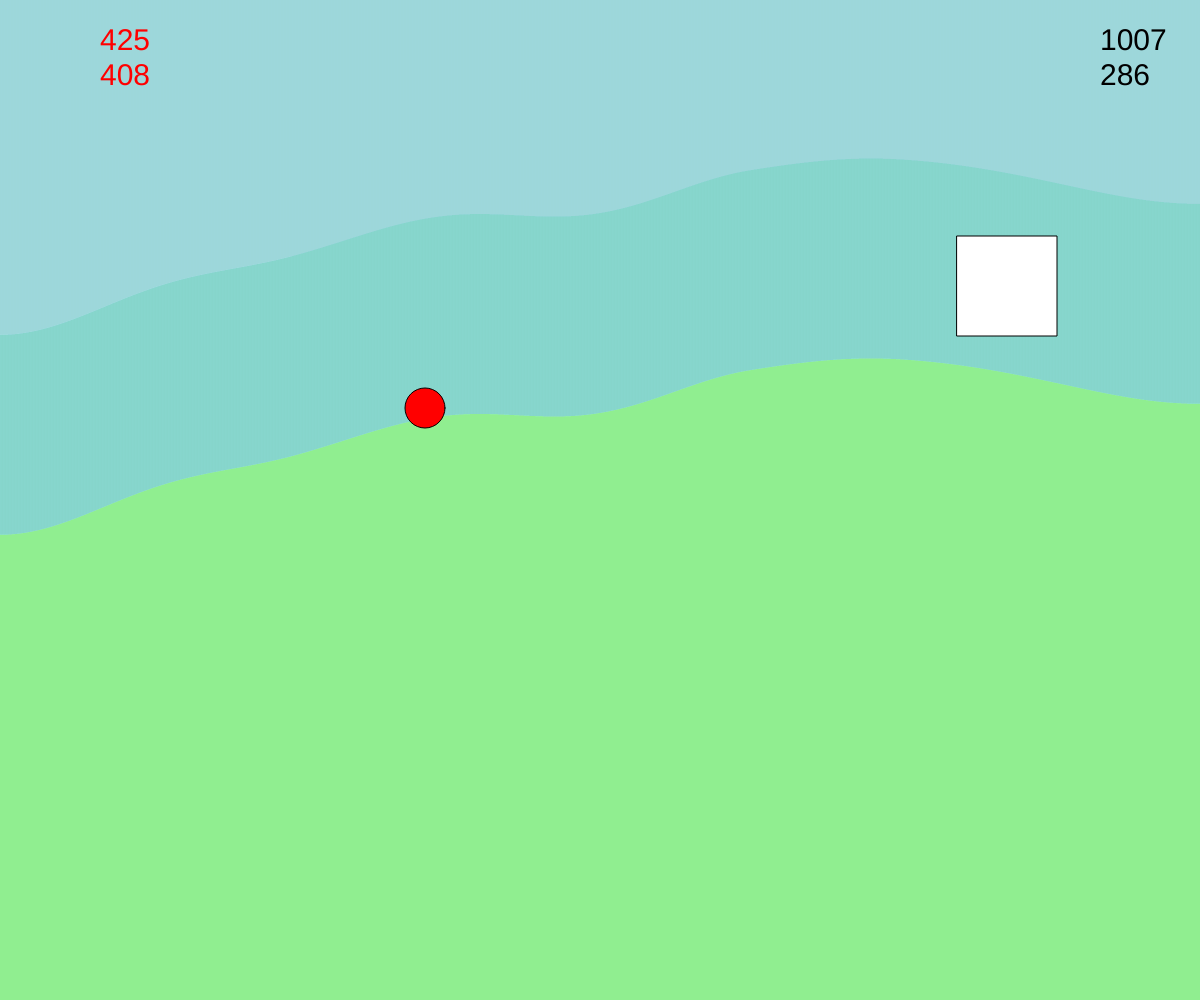
Frame 1 (no input)
Frame 60 (no input): identical to frame 1, image omitted
Frame 120 (the mouse pressed at the canvas centre since frame 60): identical to frame 1, image omitted

The p5.js sketch that drew this single still picture (run headless with seeded random() and noise() and a simulated clock; from frame 60 on, the mouse is pressed at the canvas centre):

// p5.js sketch
// ── sketch.js
// Project Title
// Your Name
// Date
//
// Extra for Experts:
// - describe what you did to take this project "above and beyond"



let another_terrain = [];
let yet_another_terrain = [];
const NUMBER_OF_RECTS = 10000;

let targetX;
let targetY;

let targetsize = 100;

let playerX;
let playerY;

let playerSize = 20;

let v0; //intial speed
let theta; //launch angle

const G = -9.81;

let value_entered = false;

let vy;

let counter = 0;
let terrainGraphics;



function setup() {
  createCanvas(windowWidth, windowHeight);
  targetX = Math.round(random(width/2,width-100));
  targetY = Math.round(random(50,height-50));

  playerX = Math.round(random(50,width/2-50));
  playerY = Math.round(random(200,height-200));

  // Generate terrain
  let how_wide = width/NUMBER_OF_RECTS;
  generate_terrain(how_wide);


  // Create off-screen graphics buffer

  terrainGraphics = createGraphics(windowWidth, windowHeight);
  terrainGraphics.background("lightgreen");
  terrainGraphics.noStroke();

  // Draw terrain to the buffer

  for (let otherRect of another_terrain) {
    terrainGraphics.fill("skyblue");
    terrainGraphics.rect(otherRect.x, otherRect.y, otherRect.w, otherRect.h);
  }
  for (let anotherRect of yet_another_terrain) {
    terrainGraphics.fill("lightblue");
    terrainGraphics.rect(anotherRect.x, anotherRect.y, anotherRect.w, anotherRect.h);

  }
}

function draw() {

  image(terrainGraphics,0,0);
  displayTarget();
  displayPlayer();
  displayPrompt();
  displayGameInfo();
  start_moving();
  //give_up();
}


// Display functions
function displayTarget(){
  fill("white");
  square(targetX,targetY,targetsize);
}

function displayPlayer(){
  fill("red");
  circle(playerX,playerY,playerSize*2);
}

function displayPrompt(){
  if (keyIsDown(70)){
    v0 = prompt("Please enter your launch speed");
    theta = prompt("Please enter your launch angle");
    value_entered = true;
  }
}

function displayGameInfo(){
  fill("black");
  textSize(30);
  text(targetX+targetsize/2,width-100,50);
  text(targetY+targetsize/2,width-100,85);
  
  fill("red");
  textSize(30);
  text(playerX,100,50);
  text(playerY,100,85);
}




// Terrain generation functions

function generate_terrain(theWidth){

  let time = 0;
  let deltaTime = 0.0001;
  for (let x = 0; x < width; x+= theWidth){
    let theHeight = noise(time)*height*0.5;
    let otherRect = spawnRectangle(x,theHeight+200,theWidth);
    let anotherRect = spawnRectangle(x,theHeight,theWidth);
    another_terrain.push(otherRect);
    yet_another_terrain.push(anotherRect);
    time += deltaTime;
  }
}


function spawnRectangle(leftside, rectHeight, rectWidth){
  let theRect = {
    x: leftside,
    y: 0,
    w: rectWidth,
    h: rectHeight,
  };
  return theRect;
}

// Game functions

function moveball(){
  playerX += 1;
  counter += 1;
  playerY -= G*counter*(v0*Math.cos(theta))**-2 + Math.tan(theta);
}

function start_moving(){
  if(value_entered){
    moveball();
  }
}

function give_up(){
  if (keyIsDown(76)){
    theta = 45;
    let x_interval = targetX+targetsize/2 - playerX;
    let y_interval = playerY - (targetY+targetsize/2);
    v0 = 1/Math.cos(35) * (-0.5* G* x_interval**2 / (y_interval-x_interval*Math.tan(theta)) )**0.5;
  }
  moveball();
}
